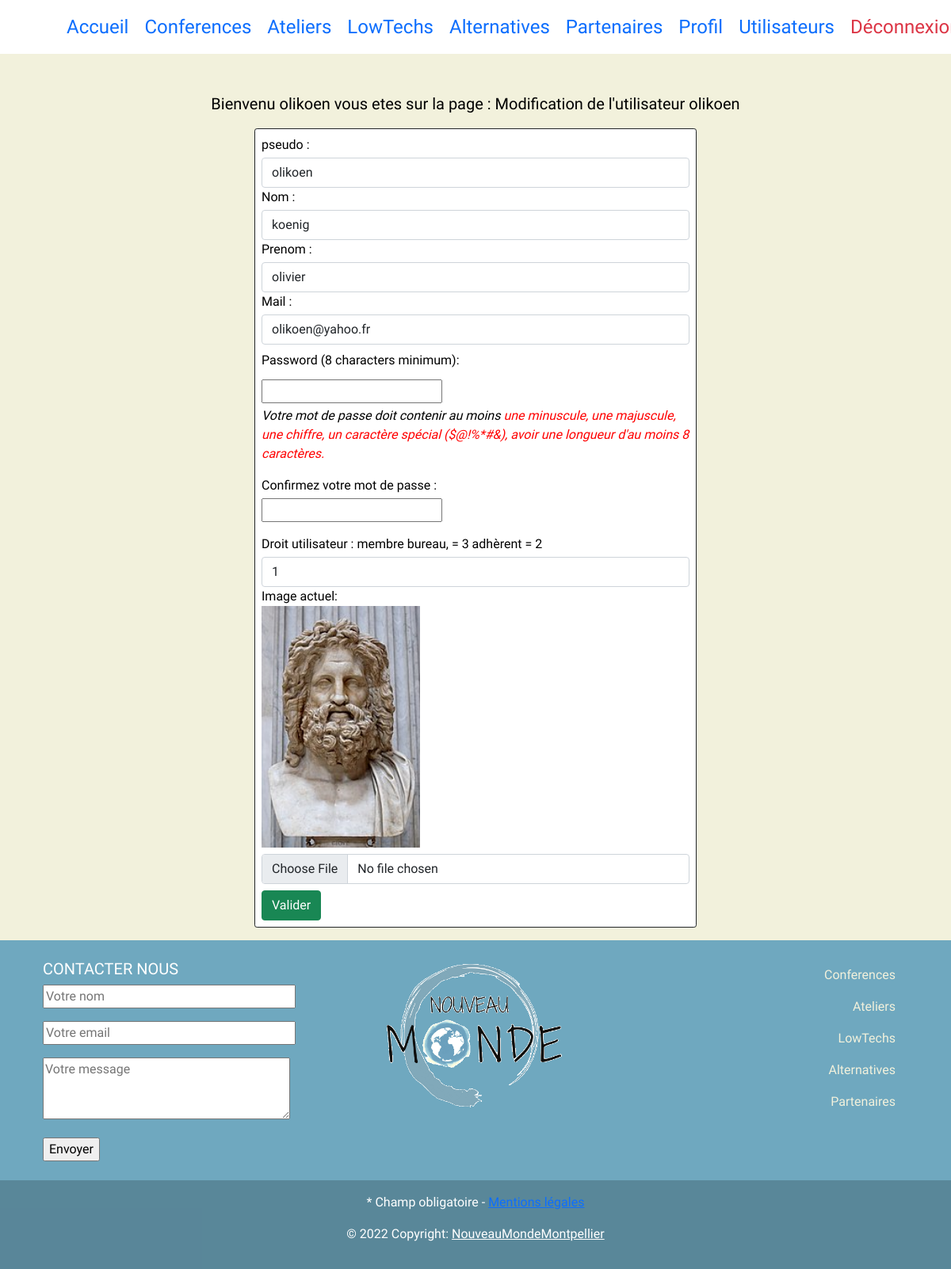
Screenshot of /utilisateurs/modifier/1 (signed in) with the database file from the repository.
### tables this page shows
CREATE TABLE `user` (
  `id` int(25) NOT NULL,
  `pseudo` varchar(120) NOT NULL,
  `nom` varchar(120) NOT NULL,
  `prenom` varchar(120) NOT NULL,
  `mail` varchar(250) NOT NULL,
  `password` varchar(250) NOT NULL,
  `image` varchar(250) NOT NULL,
  `role` varchar(15) DEFAULT NULL
);

### controllers/UserController.php (called while the page is built, shortened)
<?php
require_once "models/UserManager.php";
class UserController
{
    private $userManager;
    public function __construct()
    {
        $this->userManager = new UserManager();
        $this->userManager->chargementUsers();
    }
    public function modifierUtilisateur($id)
    {
        $utilisateur = $this->userManager->getUserByIdDb($id);
        require "views/Update/modifierutilisateurView.php";
    }
}

### models/ModelClass.php (called while the page is built, shortened)
<?php
abstract class Model
{
    private static $pdo;
    private static function setBdd()
    {
        self::$pdo = new PDO("mysql:host=localhost;dbname=bibliotheque;charset=utf8", "root", "");
        self::$pdo->setAttribute(PDO::ATTR_ERRMODE, PDO::ERRMODE_WARNING);
    }
    protected function getBdd()
    {
        return self::$pdo;
    }
}

### models/UserManager.php (called while the page is built, shortened)
<?php
require_once "ModelClass.php";
require_once "UserClass.php";
class UserManager extends Model
{
    public function getUserByIdDB($id)
    {
        $sql = "SELECT * FROM user WHERE id = :id";
        $stmt = $this->getBdd()->prepare($sql);
        $stmt->execute([
            ":id" => $id
        ]);
        $data = $stmt->fetch(PDO::FETCH_OBJ);
        if ($data) {
            $user = new User($data->id, $data->pseudo, $data->nom,  $data->prenom, $data->mail, $data->password, $data->role, $data->image);
            return $user;
        } else {
            return null;
        }
    }
}

### models/UserClass.php (called while the page is built, shortened)
<?php
class User
{
    private $pseudo;
    private $nom;
    private $prenom;
    private $mail;
    private $role;
    private $image;
    public function __construct($id, $pseudo, $nom, $prenom, $mail, $password, $role, $image)
    {
        $this->pseudo = $pseudo;
        $this->nom = $nom;
        $this->prenom = $prenom;
        $this->mail = $mail;
        $this->role = $role;
        $this->image = $image;
    }
    public function getPseudo()
    {
        return htmlspecialchars($this->pseudo);
    }
    public function getNom()
    {
        return htmlspecialchars($this->nom);
    }
    public function getPrenom()
    {
        return htmlspecialchars($this->prenom);
    }
    public function getMail()
    {
        return htmlspecialchars($this->mail);
    }
    public function getRole()
    {
        return htmlspecialchars($this->role);
    }
    public function getImage()
    {
        return htmlspecialchars($this->image);
    }
}

### views/Update/modifierUtilisateurView.php (the view, shortened to what this page needs)
<div class="card col-6 p-2 border border-dark rounded-1 m-auto">
    <form action="<?= URL ?>utilisateurs/modifValider" method="POST" enctype="multipart/form-data">
        <div class="input-group mb-1">
            <label for="pseudo">pseudo :</label>
        </div>
        <div>
            <input type="text" name="pseudo" id="pseudo" value="<?= $utilisateur->getPseudo() ?>" class="form-control">
        </div>
        <div class="input-group mb-1">
            <label for="nom">Nom :</label>
        </div>
        <div>
            <input type="text" name="nom" id="nom" value="<?= $utilisateur->getNom() ?>" class="form-control">
        </div>
        <div class="input-group mb-1">
            <label for="prenom">Prenom :</label>
        </div>
        <div>
            <input type="text" name="prenom" id="prenom" value="<?= $utilisateur->getPrenom() ?>" class="form-control">
        </div>
        <div class="input-group mb-1">
            <label for="mail">Mail :</label>
        </div>
        <div>
            <input type="text" name="mail" id="mail" value="<?= $utilisateur->getMail() ?>" class="form-control mb-2">
        </div>
        <?php
        if ($_SESSION['pseudo'] === $utilisateur->getPseudo()) {
        ?>
            <div class="mb-3">
                <div class="input-group mb-1">
                    <label for="password" class="form-label col-6">Password (8 characters minimum):</label>
                </div>
                <input type="password" id="password" name="password" minlength="8">
                <p class="mt-1 fst-italic">Votre mot de passe doit contenir au moins
                    <span id="minuscule" class="invalid">une minuscule,</span>
                    <span id="majuscule" class="invalid">une majuscule,</span>
                    <span id="chiffre" class="invalid">une chiffre,</span>
                    <span id="speciale" class="invalid">un caractère spécial ($@!%*#&),</span>
                    <span id="longueur" class="invalid">avoir une longueur d'au moins 8 caractères.</span>
                </p>
                <div class="input-group mb-1">
                    <label for="confpassword">Confirmez votre mot de passe :</label>
                </div>
                <div>
                    <input type="password" name="confpassword" id="confpassword" minlength="8">
                </div>
            </div>
        <?php
        }
        ?>
        <?php
        if ($_SESSION['role'] === "1") {
        ?>
            <div class="input-group mb-1">
                <label for="mail">Droit utilisateur : membre bureau, = 3 adhèrent = 2</label>
            </div>
            <div>
                <input type="text" name="role" id="role" value="<?= $utilisateur->getRole() ?>" class="form-control">
            </div>
        <?php
        }
        ?>
        <div>
            <label for="image">Image actuel: </label>
        </div>
        <div class="align-middle mb-2">
            <img src="<?= URL ?>public/images/utilisateurs/<?= $utilisateur->getImage() ?>" name="image<?= $utilisateur->getPseudo() ?>" alt="image" width="200px;">
        </div>
        <div>
            <input type="file" name="newImage" class=" form-control" id="inputGroupFile04" aria-describedby="inputGroupFileAddon04" aria-label="Upload">
        </div>
        <button class="btn btn-success mt-2">Valider</button>
    </form>
</div>
<?php
$titre = "Modification de l'utilisateur " . $utilisateur->getPseudo();
$content = ob_get_clean();
require_once "views/Read/template.php";

### views/Read/template.php (shortened to what this page needs)
<!DOCTYPE html>
<html lang="fr">
<head>
    <link href="https://cdn.jsdelivr.net/npm/bootstrap@5.0.2/dist/css/bootstrap.min.css" rel="stylesheet">
    <link rel="stylesheet" href="<?= URL ?>style.css">
</head>
<body>
    <header>
        <div>
            <nav id="navbarTemplate" class="navbar bg-white navbar-expand-lg mb-5">
                <div id="navposition" class=" container-fluid">
                    <div class="collapse navbar-collapse" id="navbarSupportedContent">
                        <ul class="navbar-nav mb-2 mb-lg-0 fs-4">
                            <li class="nav-item me-1">
                                <a class="nav-link active" aria-current="page" href="<?= URL ?>accueil">Accueil</a>
                            </li>
                            <li class="nav-item me-1">
                                <a class="nav-link" href="<?= URL ?>conferences">Conferences</a>
                            </li>
                            <li class="nav-item me-1">
                                <a class="nav-link" href="<?= URL ?>ateliers">Ateliers</a>
                            </li>
                            <li class="nav-item me-1">
                                <a class="nav-link" href="<?= URL ?>lowtechs">LowTechs</a>
                            </li>
                            <li class="nav-item me-1">
                                <a class="nav-link" href="<?= URL ?>alternatives">Alternatives</a>
                            </li>
                            <li class="nav-item me-1">
                                <a class="nav-link" href="<?= URL ?>partenaires">Partenaires</a>
                            </li>
                            <?php
                            if ($_SESSION['role'] === "1" || $_SESSION['role'] === "2" || $_SESSION['role'] === "3") {
                            ?>
                                <li class="nav-item me-1">
                                    <a class="nav-link" href="<?= URL ?>utilisateurs/utilisateur/<?= $_SESSION["pseudo"] ?>">Profil</a>
                                </li>
                            <?php
                            }
                            if ($_SESSION['role'] === "1" || $_SESSION['role'] === "3") {
                            ?>
                                <li class="nav-item me-1">
                                    <a class="nav-link" href="<?= URL ?>utilisateurs">Utilisateurs</a>
                                </li>
                            <?php
                            }
                            if (!isset($_SESSION['pseudo'])) {
                            ?>
                                <li class="nav-item">
                                    <a class="nav-link active text-success" href="<?= URL ?>connexion">Connexion</a>
                                </li>
                            <?php
                            } else {
                            ?>
                                <li class="nav-item ">
                                    <a class="nav-link active text-danger" href="<?= URL ?>deconnexion">Déconnexion</a>
                                </li>
                            <?php
                            }
                            ?>
                        </ul>
                    </div>
                </div>
            </nav>
            <?php
            if (isset($_SESSION['pseudo'])) {
            ?>
                <div class="col-8 m-auto text-center">
                    <p class="fs-5">Bienvenu <?= $_SESSION['pseudo'] ?> vous etes sur la page : <?= $titre ?></p>
                </div>
            <?php
            }
            ?>
        </div>
    </header>
    <div class="container mb-3" id="contprincip">
        <?= $content ?>
    </div>
    <footer>
        <footer id="footer" class="text-white text-center text-lg-start">
            <div class="container p-4">
                <div class="row">
                    <div class="col-lg-4 col-md-12 mb-4 mb-md-0">
                        <h5 class="text-uppercase">Contacter nous</h5>
                        <form method="POST" action="post_contact" class="wpcf7-form">
                            <div class="contact-form-footer">
                                <p><span><input type="text" name="nom" size="30" placeholder="Votre nom" required></span></p>
                                <p><span><input type="email" name="email1" pattern="^[\w-\.]+@([\w-]+\.)+[\w-]{2,4}$" size="30" placeholder="Votre email" required></span></p>
                                <p><span><textarea name="votre-message" cols="32" rows="3" placeholder="Votre message" required></textarea></span></p>
                                <div><input type="submit" name="submit" value="Envoyer"><span class="ajax-loader"></span></div>
                            </div>
                        </form>
                    </div>
                    <div class="col-lg-4 col-md-6 mb-4 mb-md-0 text-center">
                        <img class="text-center" src="<?= URL ?>public/images/LOGO_LE_NOUVEAU_MONDE.png" alt="logo NMonde" width="70%;">
                    </div>
                    <div class="col-lg-4 col-md-6 mb-4 mb-md-0 text-end">
                        <ul class="list-unstyled">
                            <li class="nav-item text-end">
                                <a class="nav-link active" href="<?= URL ?>conferences">Conferences
                                </a>
                                <a class="nav-link active" href="<?= URL ?>ateliers">Ateliers
                                </a>
                                <a class="nav-link active" href="<?= URL ?>lowtechs">LowTechs
                                </a>
                                <a class="nav-link active" href="<?= URL ?>alternatives">Alternatives
                                </a>
                                <a class="nav-link active" href="<?= URL ?>partenaires">Partenaires
                                </a>
                            </li>
                        </ul>
                    </div>
                </div>
            </div>
            <div class="text-center p-3" style="background-color: rgba(0, 0, 0, 0.2);">
                <p class="fs-6">* Champ obligatoire - <a href="<?= URL ?>mentionLegales"> Mentions légales </a></p>
                <p> © 2022 Copyright: <a class="text-white" href="#">NouveauMondeMontpellier</a></p>
            </div>
        </footer>
</body>
</html>

### style.css (style rules this page uses)
body { width: 100%; height: 100%; background-color: #F2F1DC ; color: black; font-family: Gothic A1; }
#footer { background-color: #6FA8BF !important; }
#footer ul li a { color: #F2F1DC !important; }
.invalid { color: red; }

### rows the page displays
user: pseudo "Modification de l'utilisateur olikoen", pseudo "olikoen", nom "koenig", prenom "olivier", mail "olikoen@yahoo.fr", role "1"

### other values shown
$_SESSION['pseudo'] "olikoen"
